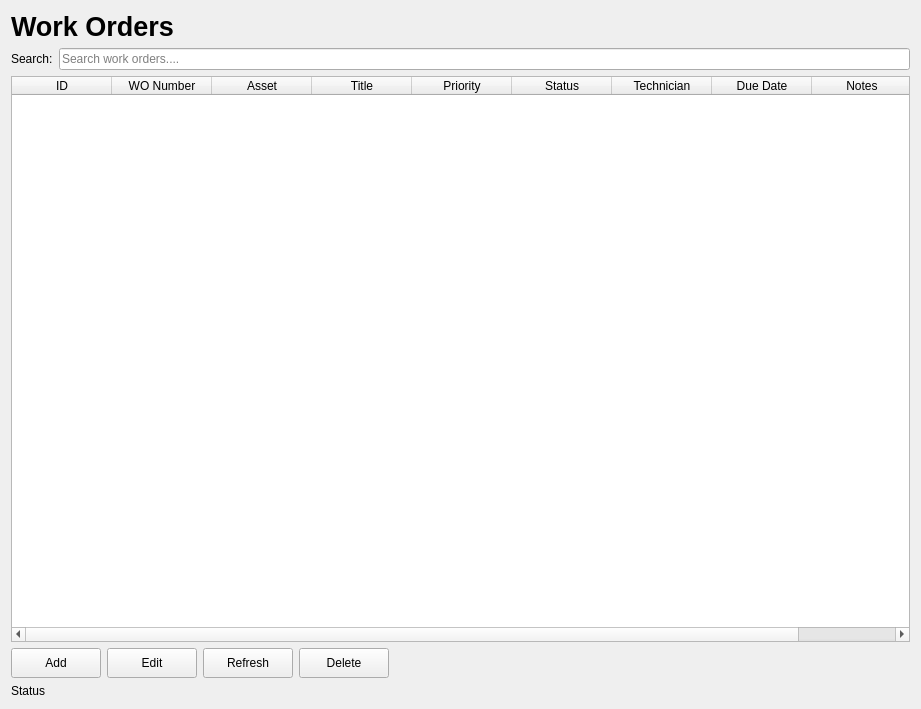
<?xml version="1.0" encoding="UTF-8"?>
<ui version="4.0">
 <class>WorkOrdersPage</class>
 <widget class="QWidget" name="WorkOrdersPage">
  <property name="geometry">
   <rect>
    <x>0</x>
    <y>0</y>
    <width>921</width>
    <height>709</height>
   </rect>
  </property>
  <property name="windowTitle">
   <string>Work Orders Page</string>
  </property>
  <layout class="QVBoxLayout" name="verticalLayout">
   <item>
    <widget class="QLabel" name="lblWorkOrders">
     <property name="font">
      <font>
       <pointsize>20</pointsize>
       <bold>true</bold>
      </font>
     </property>
     <property name="text">
      <string>Work Orders</string>
     </property>
    </widget>
   </item>
   <item>
    <layout class="QHBoxLayout" name="horizontalLayout">
     <item>
      <widget class="QLabel" name="lblSearch">
       <property name="text">
        <string>Search:</string>
       </property>
      </widget>
     </item>
     <item>
      <widget class="QLineEdit" name="txtSearch">
       <property name="placeholderText">
        <string>Search work orders....</string>
       </property>
      </widget>
     </item>
    </layout>
   </item>
   <item>
    <widget class="QTableWidget" name="tblWorkOrders">
     <property name="alternatingRowColors">
      <bool>true</bool>
     </property>
     <property name="wordWrap">
      <bool>false</bool>
     </property>
     <attribute name="verticalHeaderVisible">
      <bool>false</bool>
     </attribute>
     <column>
      <property name="text">
       <string>ID</string>
      </property>
     </column>
     <column>
      <property name="text">
       <string>WO Number</string>
      </property>
     </column>
     <column>
      <property name="text">
       <string>Asset</string>
      </property>
     </column>
     <column>
      <property name="text">
       <string>Title</string>
      </property>
     </column>
     <column>
      <property name="text">
       <string>Priority</string>
      </property>
     </column>
     <column>
      <property name="text">
       <string>Status</string>
      </property>
     </column>
     <column>
      <property name="text">
       <string>Technician</string>
      </property>
     </column>
     <column>
      <property name="text">
       <string>Due Date</string>
      </property>
     </column>
     <column>
      <property name="text">
       <string>Notes</string>
      </property>
     </column>
    </widget>
   </item>
   <item>
    <layout class="QHBoxLayout" name="horizontalLayout_2">
     <item>
      <widget class="QPushButton" name="btnAdd">
       <property name="minimumSize">
        <size>
         <width>90</width>
         <height>30</height>
        </size>
       </property>
       <property name="styleSheet">
        <string notr="true"/>
       </property>
       <property name="text">
        <string>Add</string>
       </property>
      </widget>
     </item>
     <item>
      <widget class="QPushButton" name="btnEdit">
       <property name="minimumSize">
        <size>
         <width>90</width>
         <height>30</height>
        </size>
       </property>
       <property name="styleSheet">
        <string notr="true"/>
       </property>
       <property name="text">
        <string>Edit</string>
       </property>
      </widget>
     </item>
     <item>
      <widget class="QPushButton" name="btnRefresh">
       <property name="minimumSize">
        <size>
         <width>90</width>
         <height>30</height>
        </size>
       </property>
       <property name="styleSheet">
        <string notr="true"/>
       </property>
       <property name="text">
        <string>Refresh</string>
       </property>
      </widget>
     </item>
     <item>
      <widget class="QPushButton" name="btnDelete">
       <property name="minimumSize">
        <size>
         <width>90</width>
         <height>30</height>
        </size>
       </property>
       <property name="styleSheet">
        <string notr="true"/>
       </property>
       <property name="text">
        <string>Delete</string>
       </property>
      </widget>
     </item>
     <item>
      <spacer name="horizontalSpacer">
       <property name="orientation">
        <enum>Qt::Orientation::Horizontal</enum>
       </property>
       <property name="sizeHint" stdset="0">
        <size>
         <width>852</width>
         <height>20</height>
        </size>
       </property>
      </spacer>
     </item>
    </layout>
   </item>
   <item>
    <widget class="QLabel" name="lblStatus">
     <property name="text">
      <string>Status</string>
     </property>
    </widget>
   </item>
  </layout>
 </widget>
 <resources/>
 <connections/>
</ui>
